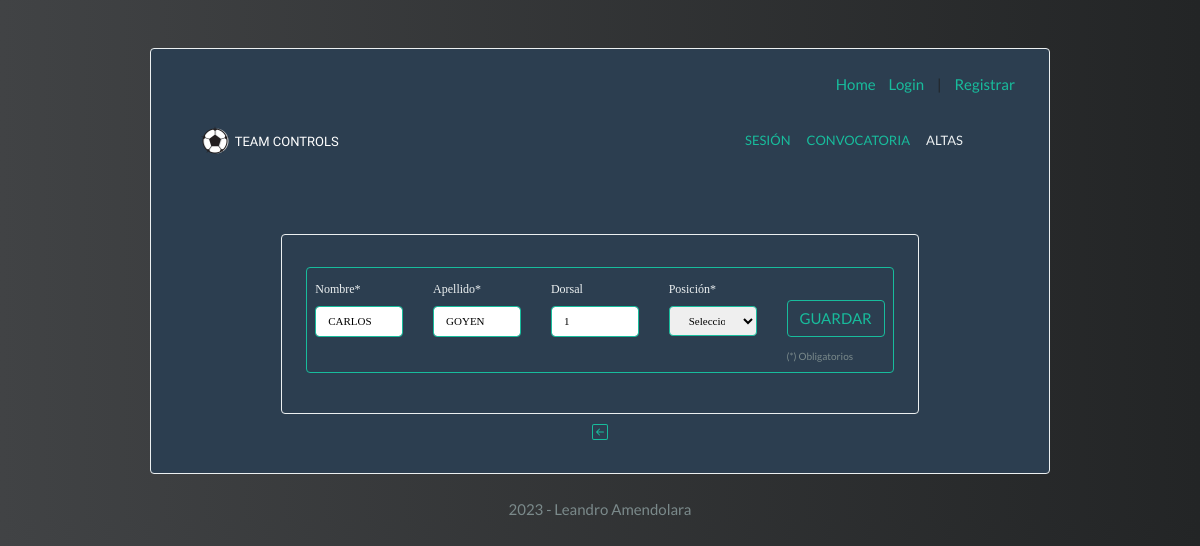
Screenshot of /editar-jugador/1 with the database file from the repository.
### models.py (models this page shows, shortened)
class Jugadores(db.Model):
    __tablename__ = "jugadores"
    id = db.Column(db.Integer, primary_key=True, autoincrement=True)
    nombres = db.Column(db.String(200), nullable=False)
    apellidos = db.Column(db.String(200), nullable=False)
    posicion = db.Column(db.String(200), nullable=False)
    dorsal = db.Column(db.Integer)
    no_disponible = db.Column(db.Boolean, nullable=False)
    correccion = db.Column(db.Boolean, nullable=False)
    animar = db.Column(db.Boolean, nullable=False)
    entrenamiento = db.relationship("Asistencia")
    convocatoria = db.relationship("Jugadores_Convocados")

### app.py (the view, shortened to what this page needs)
@app.route("/editar-jugador/<id>", methods=["POST", "GET"])
def editar(id):
    alertas = {
        "type": "",
        "mensaje": ""
    }
    jugador = db.session.query(Jugadores).filter_by(id=int(id)).first()
    return render_template("editar-jugador.html", jugador=jugador, alertas=alertas)

### templates/editar-jugador.html (shortened to what this page needs)
{% extends "base_template.html" %}
         {% block content %}
               <div class="col collapse navbar-collapse ml-auto" id="navbarColor03">
                    <ul class="navbar-nav ml-auto">
                        <li class="nav-item ml-auto"><a class="nav-link" href="{{ url_for('sesion') }}">SESIÓN</a></li>
                        <li class="nav-item ml-auto"><a class="nav-link" href="{{ url_for('convocatoria') }}">CONVOCATORIA</a></li>
                        <li class="nav-item ml-auto"><a class="nav-link text-light" href="{{ url_for('altas') }}">ALTAS</a></li>
                    </ul>
                </div>
            </div>
         </nav>
<body>
    <main class="container-sm w-75 mt-5 p-4 border border-light rounded bg-primary">
        <div class="row container-lg mt-2 p-2 form-group border border-success rounded" style="margin-left: 0px;margin-top: -10px">
            <form action="/editar-jugador/{{jugador.id}}" method="POST" class="row g-3 needs-validation" novalidate>
                <div class="col">
                    <label for="nombre" class="form-label text-light">Nombre*</label>
                    <input type="text" name="nombre" class="form-control border border-success fuente_input" id="nombre" aria-describedby="nombre_small"  value="{{jugador.nombres}}" autofocus required>
                </div>
               <div class="col">
                    <label for="apellido" class="form-label text-light">Apellido*</label>
                    <input type="text" name="apellido" class="form-control border border-success fuente_input" id="apellido" aria-describedby="apellido_small"  value="{{jugador.apellidos}}" required>
               </div>
               <div class="col">
                    <label for="dorsal" class="form-label text-light">Dorsal</label>
                    <input type="text" name="dorsal" class="form-control border border-success fuente_input" id="dorsal" aria-describedby="dorsal_small"  value="{{jugador.dorsal}}">
               </div>
               <div class="col">
                    <label for="posicion" class="form-label text-light">Posición*</label>
                    <select class="col form-select border border-success rounded fuente_input" style="height: 30px;"aria-describedby="posicion_small" name="posicion" id="posicion" value="{{jugador.posicion}}" required>
                        <option value="" selected>Selecciona posición</option>
                    </select>
               </div>
               <div class="col">
                    <button type="submit" class="col btn btn-outline-success fuente_menu mb-2" style="margin-top:1.5rem;">GUARDAR</button>
                    <small id="nombre_small" class="form-text text-dark" style="font-size: 10px;">(*) Obligatorios</small>
               </div>
            </form>
        </div>
    </main>
    <div class="col nav-link text-center">
                <a href="/altas">
                </a>
    </div>
    {% endblock %}

### static/main.css (style rules this page uses)
.fuente_input { font-family: 'Gugi', cursive; font-family: 'Source Serif Pro', serif; color: black; font-size: 11px; }
.nav-link { font-size: 13px; }
label { font-family: 'Gugi', cursive; font-family: 'Source Serif Pro', serif; font-size: 12px; }
body { background: #232526; background: -webkit-linear-gradient(to right, #414345, #232526); background: linear-gradient(to right, #414345, #232526); }
input { width: 100%; }

### rows the page displays
Jugadores: nombre "CARLOS", apellido "GOYEN", dorsal "1"
